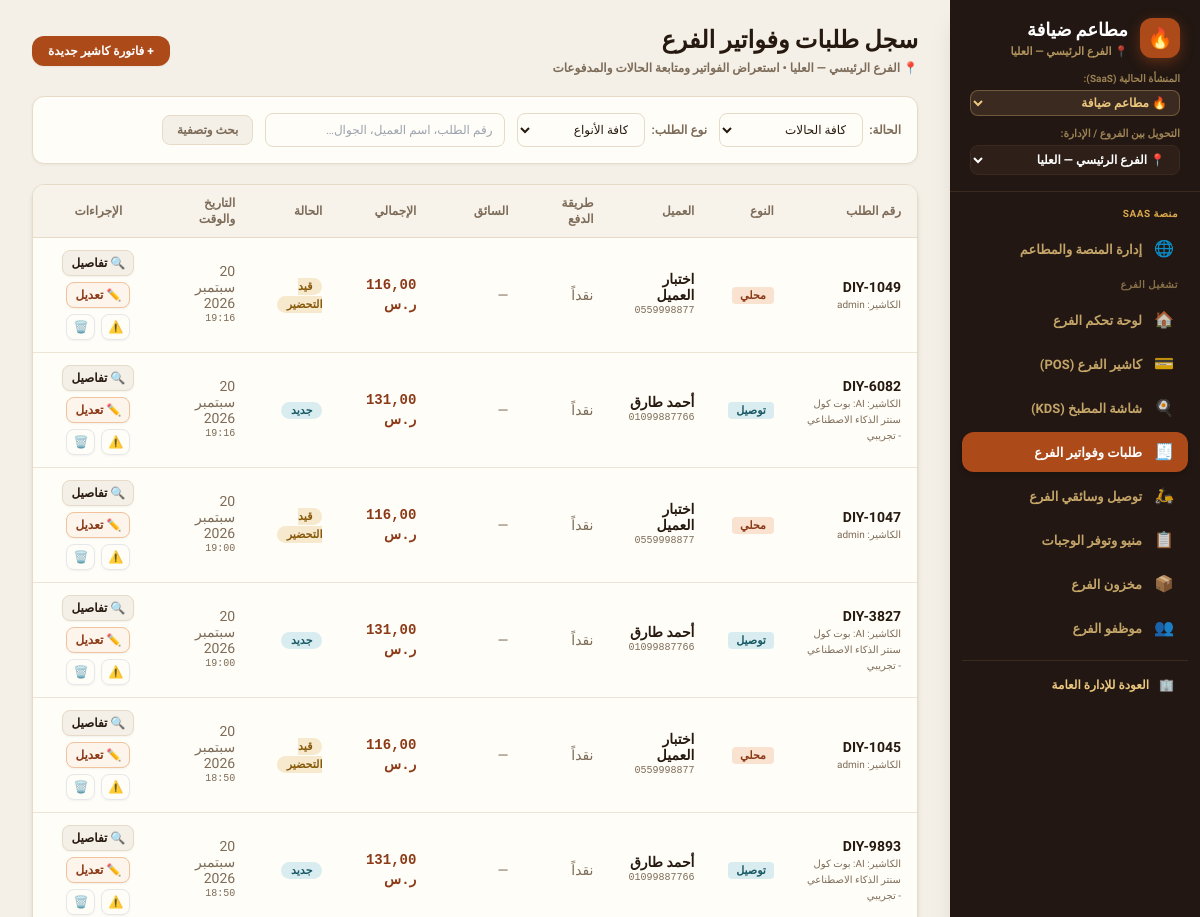
Page /branch/orders/ (signed in, upper part) on the earlier database version.
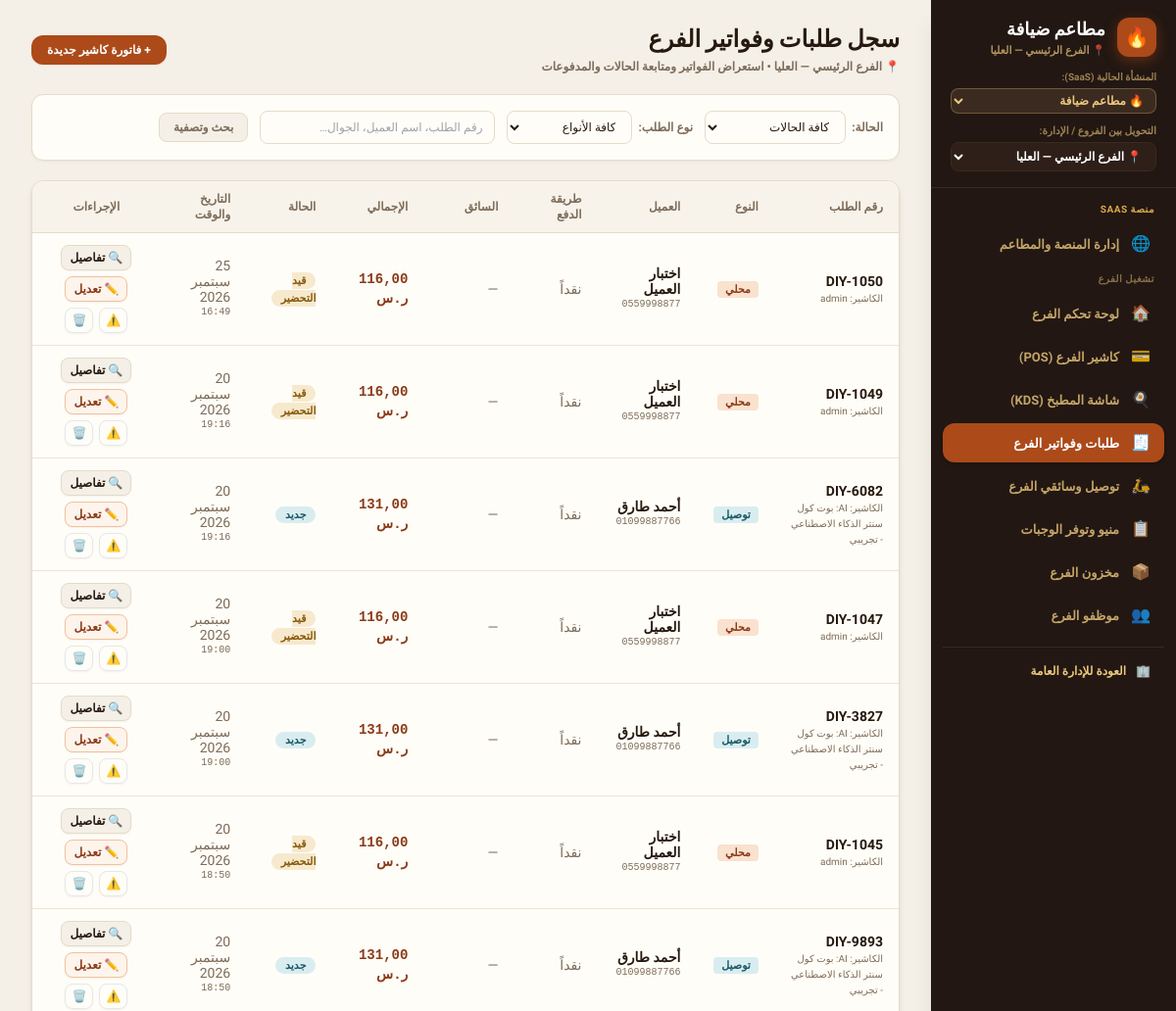
Same page on the later database version.
### core/models.py (models this page shows, shortened)
class Order(models.Model):
    TYPE_CHOICES = [
        ("dine_in", "محلي"),
        ("takeaway", "سفري"),
        ("delivery", "توصيل"),
    ]
    CHANNEL_CHOICES = [
        ("cashier", "الكاشير"),
        ("call_center", "الكول سنتر"),
    ]
    STATUS_CHOICES = [
        ("new", "جديد"),
        ("preparing", "قيد التحضير"),
        ("ready", "جاهز للتسليم"),
        ("out_for_delivery", "في الطريق"),
        ("delivered", "تم التسليم"),
        ("cancelled", "ملغي"),
    ]
    PAY_CHOICES = [
        ("cash", "نقداً"),
        ("card", "بطاقة"),
        ("wallet", "محفظة رقمية"),
    ]
    tenant = models.ForeignKey(
        Tenant,
        on_delete=models.CASCADE,
        related_name="orders",
        null=True,
        blank=True,
        verbose_name="المستأجر / المنشأة",
    )
    order_number = models.CharField(max_length=50, unique=True, verbose_name="رقم الطلب")
    order_type = models.CharField(max_length=20, choices=TYPE_CHOICES, default="dine_in", verbose_name="نوع الطلب")
    channel = models.CharField(max_length=20, choices=CHANNEL_CHOICES, default="cashier", verbose_name="القناة")
    branch = models.ForeignKey(
        Branch,
        on_delete=models.SET_NULL,
        null=True,
        blank=True,
        related_name="orders",
        verbose_name="الفرع",
    )
    delivery_area = models.ForeignKey(
        "DeliveryArea",
        on_delete=models.SET_NULL,
        null=True,
        blank=True,
        related_name="orders",
        verbose_name="منطقة التوصيل / الكومبوند",
    )
    customer = models.ForeignKey(
        Customer,
        on_delete=models.SET_NULL,
        null=True,
        blank=True,
        related_name="orders",
        verbose_name="العميل",
    )
    customer_name = models.CharField(max_length=255, default="عميل نقدي", verbose_name="اسم العميل")
    customer_phone = models.CharField(max_length=50, default="", blank=True, verbose_name="هاتف العميل")
    address = models.CharField(max_length=255, default="", blank=True, verbose_name="عنوان التوصيل")
    status = models.CharField(max_length=30, choices=STATUS_CHOICES, default="new", verbose_name="الحالة")
    pay_method = models.CharField(max_length=20, choices=PAY_CHOICES, default="cash", verbose_name="طريقة الدفع")
    paid = models.BooleanField(default=True, verbose_name="تم الدفع")
    subtotal = models.DecimalField(max_digits=10, decimal_places=2, default=0.00, verbose_name="المجموع الفرعي")
    delivery_fee = models.DecimalField(max_digits=8, decimal_places=2, default=0.00, verbose_name="رسوم التوصيل")
    discount = models.DecimalField(max_digits=8, decimal_places=2, default=0.00, verbose_name="الخصم")
    total = models.DecimalField(max_digits=10, decimal_places=2, default=0.00, verbose_name="الإجمالي")
    cashier = models.CharField(max_length=255, default="", blank=True, verbose_name="الكاشير")
    driver = models.ForeignKey(
        Employee,
        on_delete=models.SET_NULL,
        null=True,
        blank=True,
        related_name="assigned_orders",
        verbose_name="السائق",
    )
    notes = models.TextField(default="", blank=True, verbose_name="ملاحظات")
    created_at = models.DateTimeField(default=timezone.now, verbose_name="تاريخ ووقت الطلب")
    class Meta:
        verbose_name = "طلب"
        verbose_name_plural = "الطلبات"
        ordering = ["-created_at", "-id"]

### core/views.py (the view)
# urls.py: path("branch/orders/", views.branch_orders_view, name="branch_orders"),
@login_required
@ensure_csrf_cookie
def branch_orders_view(request):
    if not user_has_perm(request.user, "view_orders"):
        return HttpResponseForbidden("غير مصرح لك باستعراض سجل طلبات الفرع")
    tenant = get_active_tenant(request)
    branch = get_active_branch(request)
    status_filter = request.GET.get("status", "all")
    type_filter = request.GET.get("type", "all")
    search = request.GET.get("q", "").strip()
    orders = Order.objects.filter(tenant=tenant).select_related("branch", "driver").order_by("-id")
    if branch:
        orders = orders.filter(branch=branch)
    if status_filter != "all":
        orders = orders.filter(status=status_filter)
    if type_filter != "all":
        orders = orders.filter(order_type=type_filter)
    if search:
        orders = orders.filter(Q(order_number__icontains=search) | Q(customer_name__icontains=search) | Q(customer_phone__icontains=search))
    context = {
        "tenant": tenant,
        "branch": branch,
        "orders": orders[:50],
        "status_filter": status_filter,
        "type_filter": type_filter,
        "search_query": search,
        "statuses": Order.STATUS_CHOICES,
        "order_types": Order.TYPE_CHOICES,
    }
    return render(request, "branch_orders.html", context)

### core/models.py (called while the page is built)
    def is_subscription_active(self):
        if not self.is_active:
            return False
        if self.subscription_status in ["active", "trial"]:
            if self.subscription_end and self.subscription_end < timezone.now():
                return False
            return True
        return False

    def days_until_expiry(self):
        if not self.subscription_end:
            return 999
        diff = (self.subscription_end - timezone.now()).total_seconds()
        return max(0, int(diff // 86400))

### core/views.py (called while the page is built, shortened)
def get_active_tenant(request):
    if hasattr(request, "tenant") and request.tenant:
        return request.tenant

def get_active_branch(request):
    tenant = get_active_tenant(request)
    profile = getattr(request.user, "profile", None)
    is_owner = request.user.is_superuser or (profile and (profile.role in ["owner", "platform_admin"] or profile.is_platform_admin))
    if not is_owner and profile and profile.branch:
        return profile.branch
    active_id = request.session.get("active_branch_id")
    if active_id:
        qs = Branch.objects.filter(id=active_id)
        if tenant:
            qs = qs.filter(tenant=tenant)
        return qs.first()
    return None

### templates/branch_orders.html (shortened to what the changed rows need)
{% extends "base.html" %}
{% block content %}
<div>
    <div class="mb-5 flex flex-col sm:flex-row sm:items-center sm:justify-between gap-3">
        <div>
            <h1 class="text-2xl font-black font-display text-ink">سجل طلبات وفواتير الفرع</h1>
        </div>
    </div>
    <div class="card overflow-hidden shadow-md">
        <div class="overflow-x-auto">
            <table class="w-full text-right text-xs">
                <thead class="border-b border-line bg-paper/70">
                    <tr>
                        <th class="th">رقم الطلب</th>
                        <th class="th">النوع</th>
                        <th class="th">العميل</th>
                        <th class="th">طريقة الدفع</th>
                        <th class="th">السائق</th>
                        <th class="th">الإجمالي</th>
                        <th class="th">الحالة</th>
                        <th class="th">التاريخ والوقت</th>
                        <th class="th text-center">الإجراءات</th>
                    </tr>
                </thead>
                <tbody class="divide-y divide-line/70">
                    {% for o in orders %}
                    <tr class="hover:bg-paper/30 transition">
                        <td class="td">
                            <span class="font-extrabold text-ink text-sm">{{ o.order_number }}</span>
                            <span class="block text-[10px] text-soft">الكاشير: {{ o.cashier|default:"—" }}</span>
                        </td>
                        <td class="td">
                            <span class="rounded px-2 py-0.5 text-[11px] font-bold
                                {% if o.order_type == 'dine_in' %}bg-brand-100 text-brand-700
                                {% elif o.order_type == 'takeaway' %}bg-paper border border-line text-ink
                                {% else %}bg-info-100 text-info-700{% endif %}">
                                {{ o.get_order_type_display }}
                            </span>
                        </td>
                        <td class="td">
                            <p class="font-bold text-ink">{{ o.customer_name }}</p>
                            {% if o.customer_phone %}
                            <p class="text-[10px] text-soft font-mono" dir="ltr">{{ o.customer_phone }}</p>
                            {% endif %}
                        </td>
                        <td class="td text-soft">{{ o.get_pay_method_display }}</td>
                        <td class="td text-soft">{{ o.driver.name|default:"—" }}</td>
                        <td class="td font-extrabold text-brand-700 font-mono text-sm">{{ o.total|floatformat:2 }} ر.س</td>
                        <td class="td">
                            <span class="rounded-full px-2.5 py-0.5 text-[11px] font-bold
                                {% if o.status == 'delivered' %}bg-good-100 text-good-700
                                {% elif o.status == 'ready' %}bg-good-100 text-good-700
                                {% elif o.status == 'out_for_delivery' %}bg-brand-100 text-brand-700
                                {% elif o.status == 'preparing' %}bg-warn-100 text-warn-700
                                {% elif o.status == 'cancelled' %}bg-bad-100 text-bad-700
                                {% else %}bg-info-100 text-info-700{% endif %}">
                                {{ o.get_status_display }}
                            </span>
                        </td>
                        <td class="td text-soft">
                            <span>{{ o.created_at|date:"j M Y" }}</span>
                            <span class="block text-[10px] font-mono">{{ o.created_at|time:"H:i" }}</span>
                        </td>
                        <td class="td text-center">
                            <div class="flex items-center justify-center gap-1.5 flex-wrap">
                                <a
                                    href="{% url 'order_detail' o.id %}"
                                    title="تفاصيل الطلب والفاتورة"
                                    class="rounded-lg bg-paper border border-line px-2 py-1 text-xs font-bold text-ink hover:bg-line transition shadow-sm"
                                >
                                    🔍 تفاصيل
                                </a>
                                <a
                                    href="{% url 'order_edit' o.id %}"
                                    title="تعديل الطلب"
                                    class="rounded-lg bg-brand-50 border border-brand-200 px-2 py-1 text-xs font-bold text-brand-700 hover:bg-brand-100 transition shadow-sm"
                                >
                                    ✏️ تعديل
                                </a>
                                <button
                                    type="button"
                                    onclick="cancelOrder({{ o.id }}, '{{ o.order_number }}')"
                                    title="إلغاء الطلب"
                                    class="rounded-lg bg-warn-50 border border-warn-200 px-1.5 py-1 text-xs font-bold text-warn-700 hover:bg-warn-100 transition shadow-sm"
                                >
                                    ⚠️
                                </button>
                                <button
                                    type="button"
                                    onclick="deleteOrder({{ o.id }}, '{{ o.order_number }}')"
                                    title="حذف نهائي"
                                    class="rounded-lg bg-bad-50 border border-bad-200 px-1.5 py-1 text-xs font-bold text-bad-700 hover:bg-bad-100 transition shadow-sm"
                                >
                                    🗑️
                                </button>
                            </div>
                        </td>
                    </tr>
                    {% empty %}
                    <tr>
                        <td colspan="9" class="py-12 text-center text-xs text-soft font-bold">لا توجد طلبات مطابقة للبحث</td>
                    </tr>
                    {% endfor %}
                </tbody>
            </table>
        </div>
    </div>
</div>
{% endblock %}

Differences in the rows shown:
added Order: order_number "DIY-1050", cashier "admin", order_type "محلي", customer_name "اختبار العميل", customer_phone "0559998877", pay_method "نقداً", driver.name "—", total "116,00", status "قيد التحضير", created_at "25 سبتمبر 2026", created_at "16:49"
